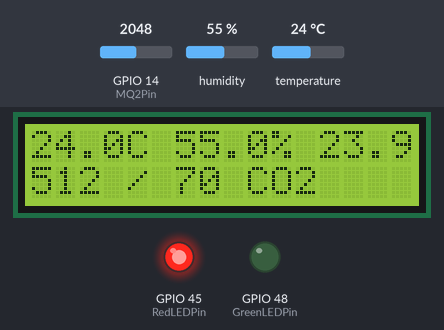
The sketch below on a simulated ESP32. Parts: 16×2 character LCD, output pins drawn as LEDs (lit = HIGH). Inputs (shaded band) come from the test bench; at power-on: GPIO 14 (MQ2Pin) = 2048, humidity 55 %, temperature 24 °C (analog values on the 0–4095 scale). What the sketch prints to the serial monitor is not drawn.

Above: at 1.2 s.
1.3 s: GPIO 14 (MQ2Pin) set to 297
At 3.5 s:
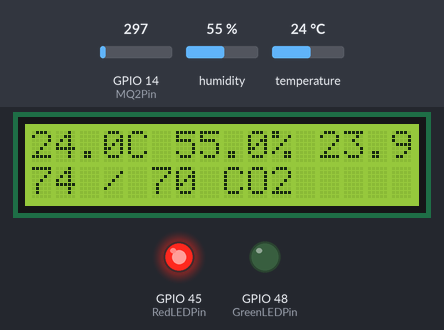
4.0 s: GPIO 14 (MQ2Pin) set to 253
At 5.4 s:
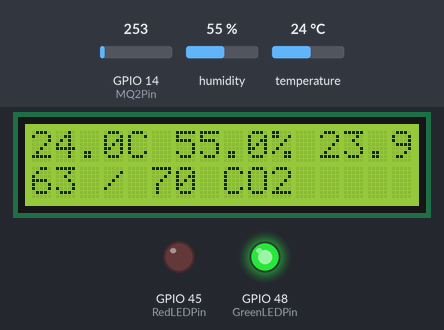
6.7 s: humidity set to 22 %
At 9.1 s:
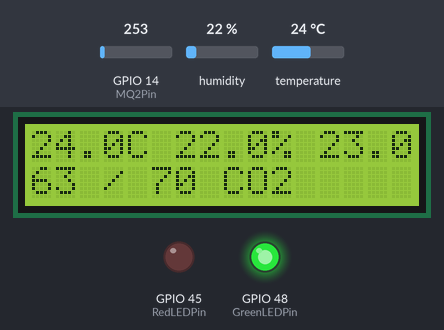
9.7 s: temperature set to 12 °C
At 11.0 s:
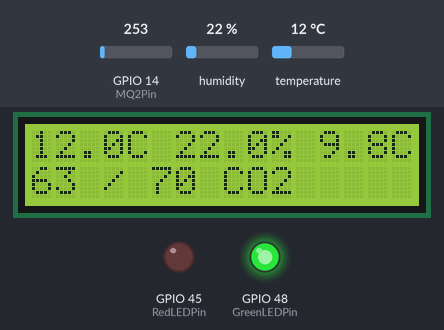
12.4 s: humidity set to 40 %
At 15.8 s:
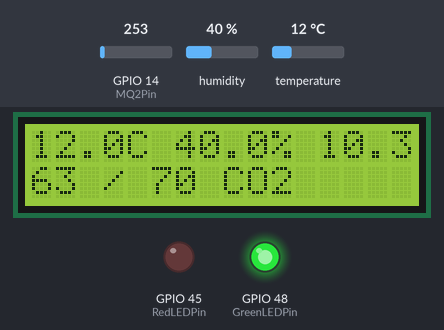
18.4 s: GPIO 14 (MQ2Pin) set to 30
At 19.5 s:
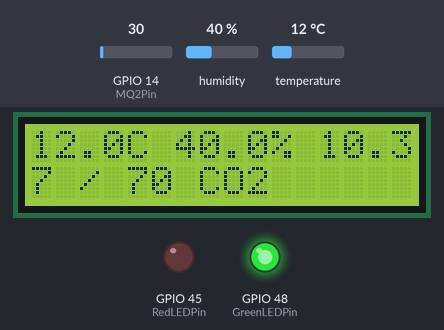
Timing chart, 0 to 21.4 s (numbered marks = the images above; inputs shaded):
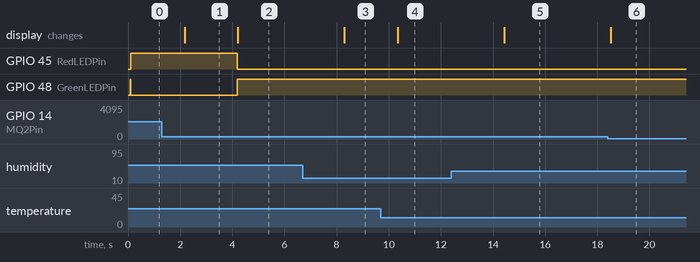

Measured:
- the behaviour switches between 280 and 279 on GPIO 14 (MQ2Pin) (found by bisection; images 1 and 2)
- after the input at 1.3 s, the display: changes after 0.87 s (image 1)
- after the input at 4.0 s, GPIO 45 (RedLEDPin): HIGH → LOW after 0.18 s; GPIO 48 (GreenLEDPin): LOW → HIGH after 0.18 s; the display: changes after 0.21 s (image 2)
- after the input at 6.7 s, the display: changes after 1.6 s (image 3)
- after the input at 9.7 s, the display: changes after 0.64 s (image 4)
- after the input at 12.4 s, the display: changes after 2.0 s (image 5)
- after the input at 18.4 s, the display: changes after 0.11 s (image 6)

The sketch:

main.ino
```cpp
#include <Wire.h>
#include <WiFi.h>

#include <DHT.h>
#include <LiquidCrystal_I2C.h>
#include <PubSubClient.h>

#include <cstring>
#include <string>

#include "secrets.hpp"

namespace Settings
{

    // I2C
    inline constexpr static const uint8_t SDAPin = 9u;
    inline constexpr static const uint8_t SCLPin = 8u;

    // LCD
    inline constexpr static const uint8_t LCDColumns = 16u;
    inline constexpr static const uint8_t LCDRows = 2u;

    struct LCDPosition
    {
    public:
        uint8_t Column;
        uint8_t Row;
    };

    inline constexpr static const LCDPosition TemperaturePosition = { 0, 0 };
    inline constexpr static const LCDPosition HumidityPosition = { 6, 0 };
    inline constexpr static const LCDPosition HeatIndexPosition = { 12, 0 };
    inline constexpr static const LCDPosition GasPosition = { 0, 1 };

    // DHT
    inline constexpr static const uint8_t DHTPin = 42u;

    // MQ2
    inline constexpr static const uint8_t MQ2Pin = 14;
    static uint16_t GasThreshold = 70;

    // LEDs
    inline constexpr static const uint8_t GreenLEDPin = 48;
    inline constexpr static const uint8_t RedLEDPin = 45;

    // MQTT
    inline constexpr static const bool UseMQTT = false;

    inline constexpr static const char* MQTTTemperatureTopic = "JorbenvanderWal/Temperatuur";
    inline constexpr static const char* MQTTHumidityTopic = "JorbenvanderWal/Vochtigheid";
    inline constexpr static const char* MQTTHeatIndexTopic = "JorbenvanderWal/GevoelsTemperatuur";
    inline constexpr static const char* MQTTGasTopic = "JorbenvanderWal/Gas";
    inline constexpr static const char* MQTTGasThresholdTopic = "JorbenvanderWal/GasThreshold";
    inline constexpr static const char* MQTTRefreshRateTopic = "JorbenvanderWal/RefreshRate";

    // Other
    static uint16_t DelayMS = 2000u;

}

namespace Devices
{

    WiFiClient WiFiClient;
    PubSubClient MQTTClient(WiFiClient);

    LiquidCrystal_I2C LCD = LiquidCrystal_I2C(0x27, Settings::LCDColumns, Settings::LCDRows);
    DHT THHSensor = DHT(Settings::DHTPin, DHT22);
    auto MQ2Read = []() -> uint16_t { return static_cast<uint16_t>(analogRead(Settings::MQ2Pin)); };

    auto GreenLEDToggle = [](bool enabled = true) -> void { digitalWrite(Settings::GreenLEDPin, enabled); };
    auto RedLEDToggle = [](bool enabled = true) -> void { digitalWrite(Settings::RedLEDPin, enabled); };

}

static void topicCallback(char* topic, byte* payload, unsigned int length)
{
    static const auto getValue = [](const std::string& strValue, uint16_t& outValue) -> bool
    {
        long unsigned int value32 = std::stoul(strValue);

        if (value32 > UINT16_MAX)
            return false;

        outValue = static_cast<uint16_t>(value32);
        return true;
    };

    if (std::strcmp(Settings::MQTTGasThresholdTopic, topic) == 0)
    {
        std::string strValue(reinterpret_cast<char*>(payload), length);
        uint16_t value;

        if (!getValue(strValue, value))
        {
            Serial.printf("[ERROR] Failed to set new GasThreshold %s...\n", strValue.c_str());
            return;
        }

        Settings::GasThreshold = value;
    }
    else if (std::strcmp(Settings::MQTTRefreshRateTopic, topic) == 0)
    {
        std::string strValue(reinterpret_cast<char*>(payload), length);
        uint16_t value;

        if (!getValue(strValue, value))
        {
            Serial.printf("[ERROR] Failed to set new RefreshRate %sms...\n", strValue.c_str());
            return;
        }

        Settings::DelayMS = value;
    }
}

void setup()
{
    // Initialize logging
    {
        Serial.begin(115200);
        Serial.println("[DEBUG] Initialized logging.");
    }

    // Initialize I2C
    {
        Wire.begin(Settings::SDAPin, Settings::SCLPin);
        Serial.printf("[DEBUG] Initialized I2C on pins: %u (SDA), %u (SCL).\n", Settings::SDAPin, Settings::SCLPin);
    }

    // Initialize LCD
    {
        Devices::LCD.init();
        Devices::LCD.backlight();
        Serial.println("[DEBUG] Initialized LCD display (I2C) and turned on backlight.");

        Devices::LCD.setCursor(0, 0);
        Devices::LCD.print("Initializing...");
    }

    // Initialize DHT
    {
        Devices::THHSensor.begin();
        Serial.println("[DEBUG] Started DHT device.");
    }

    // Initialize MQ-2
    {
        analogReadResolution(10); // 10-bit ADC resolution
        pinMode(Settings::MQ2Pin, INPUT);
        Serial.printf("[DEBUG] Initialized MQ-2 on analog pin: %u.\n", Settings::MQ2Pin);
    }

    // Initialize LEDs
    {
        pinMode(Settings::GreenLEDPin, OUTPUT);
        pinMode(Settings::RedLEDPin, OUTPUT);

        Serial.printf("[DEBUG] Initialized Green and RED LEDS on pins: %u, %u.\n", Settings::GreenLEDPin, Settings::RedLEDPin);

        // Set the green LED to on.
        Devices::GreenLEDToggle(true);

        Serial.println("[DEBUG] Toggled green LED.");
    }

    // Initialize WiFi
    if constexpr (Settings::UseMQTT)
    {
        WiFi.begin(String(Secrets::WiFiSSID), String(Secrets::WiFiPassword));

        while (WiFi.status() != WL_CONNECTED)
        {
            delay(500);
            Serial.println("[DEBUG] Connecting to WiFi..");
        }

        Serial.printf("[DEBUG] Connected to WiFi network: \"%s\".\n", Secrets::WiFiSSID);
    }

    // Connect to MQTT
    if constexpr (Settings::UseMQTT)
    {
        Devices::MQTTClient.setServer(Secrets::MQTTBroker, Secrets::MQTTPort);
        Devices::MQTTClient.setCallback(&topicCallback);

        while (!Devices::MQTTClient.connected())
        {
            std::string clientID = std::string("esp32") + WiFi.macAddress().c_str();

            Serial.printf("[DEBUG] Trying to connect to broker as %s.\n", clientID.c_str());

            if (Devices::MQTTClient.connect(clientID.c_str(), Secrets::MQTTUsername, Secrets::MQTTPassword))
            {
                Serial.printf("[DEBUG] Successfully connected to broker %s.\n", Secrets::MQTTBroker);
            }
            else
            {
                Serial.printf("[DEBUG] Failed to connect, state: %i, retrying in 2 seconds.\n", Devices::MQTTClient.state());
                delay(2000);
            }
        }
    }

    // Subscribe to MQTT topics
    if constexpr (Settings::UseMQTT)
    {
        static const auto handleResult = [](const bool result, const char* topic) -> void
        {
            if (!result)
                Serial.printf("[DEBUG] Failed to subscribe to topic: \"%s\".\n", topic);
        };

        handleResult(Devices::MQTTClient.subscribe(Settings::MQTTGasThresholdTopic), Settings::MQTTGasThresholdTopic);
        handleResult(Devices::MQTTClient.subscribe(Settings::MQTTRefreshRateTopic), Settings::MQTTRefreshRateTopic);
    }
}

void loop()
{
    // Poll MQTT events
    if constexpr (Settings::UseMQTT)
    {
        Devices::MQTTClient.loop();
    }

    // Clear LCD
    {
        Devices::LCD.clear();
    }

    // Read & Compute THH values (temperature, humidity, heatIndex)
    float humidity /* XX.XX */, temperature /* XX.XX */, heatIndex /* XX.XX */;
    {
        humidity = Devices::THHSensor.readHumidity();
        temperature = Devices::THHSensor.readTemperature(false); // Note: isFahrenheit = false

        // Check if any reads failed and exit early (to try again).
        if (std::isnan(humidity) || std::isnan(temperature))
        {
            Serial.println("[ERROR] Failed to read either humidity or temperature.");
            return;
        }

        heatIndex = Devices::THHSensor.computeHeatIndex(temperature, humidity, false); // Note: isFahrenheit = false

        Serial.printf("[TRACE] Humidity: %.1f%, ", humidity);
        Serial.printf("Temperature: %.1f°C, ", temperature);
        Serial.printf("HeatIndex: %.1f°C.\n", heatIndex);
    }

    // Read MQ-2
    uint16_t mq2Value;
    {
        mq2Value = Devices::MQ2Read();
        Serial.printf("[TRACE] MQ2 Value: %u.\n", mq2Value);
    }

    // Toggle LEDs
    {
        if (mq2Value >= Settings::GasThreshold)
        {
            Devices::GreenLEDToggle(false);
            Devices::RedLEDToggle(true);
            Serial.println("[TRACE] Green LED set to OFF and Red LED set to ON.");
        }
        else
        {
            Devices::GreenLEDToggle(true);
            Devices::RedLEDToggle(false);
            Serial.println("[TRACE] Green LED set to ON and Red LED set to OFF.");
        }
    }

    // Display values on LCD
    {
        Devices::LCD.setCursor(Settings::TemperaturePosition.Column, Settings::TemperaturePosition.Row);
        Devices::LCD.printf("%.1fC", temperature);

        Devices::LCD.setCursor(Settings::HumidityPosition.Column, Settings::HumidityPosition.Row);
        Devices::LCD.printf("%.1f%%", humidity);

        Devices::LCD.setCursor(Settings::HeatIndexPosition.Column, Settings::HeatIndexPosition.Row);
        Devices::LCD.printf("%.1fC", heatIndex);

        Devices::LCD.setCursor(Settings::GasPosition.Column, Settings::GasPosition.Row);
        Devices::LCD.printf("%u / %u CO2", mq2Value, Settings::GasThreshold);
    }

    // Publish values to MQTT
    if constexpr (Settings::UseMQTT)
    {
        static const auto handleResult = [](const bool result, const char* topic) -> void
        {
            if (!result)
                Serial.printf("[ERROR] Failed to publish topic: \"%s\".\n", topic);
        };

        handleResult(Devices::MQTTClient.publish(Settings::MQTTTemperatureTopic, std::to_string(temperature).c_str()), Settings::MQTTTemperatureTopic);
        handleResult(Devices::MQTTClient.publish(Settings::MQTTHumidityTopic, std::to_string(humidity).c_str()), Settings::MQTTHumidityTopic);
        handleResult(Devices::MQTTClient.publish(Settings::MQTTHeatIndexTopic, std::to_string(heatIndex).c_str()), Settings::MQTTHeatIndexTopic);
        handleResult(Devices::MQTTClient.publish(Settings::MQTTGasTopic, std::to_string(mq2Value).c_str()), Settings::MQTTGasTopic);
    }

    // Wait 2 seconds
    delay(Settings::DelayMS);
}
```

secrets.hpp
```cpp
#pragma once

#include <cstdint>

namespace Secrets
{

    inline constexpr static const char* WiFiSSID = "<REPLACE>";
    inline constexpr static const char* WiFiPassword = "<REPLACE>";

    inline constexpr static const char* MQTTBroker = "test.mosquitto.org";
    inline constexpr static const uint16_t MQTTPort = 1883;

    // Note: These are allowed to be empty if no username and password are required.
    inline constexpr static const char* MQTTUsername = "";
    inline constexpr static const char* MQTTPassword = "";

}
```
